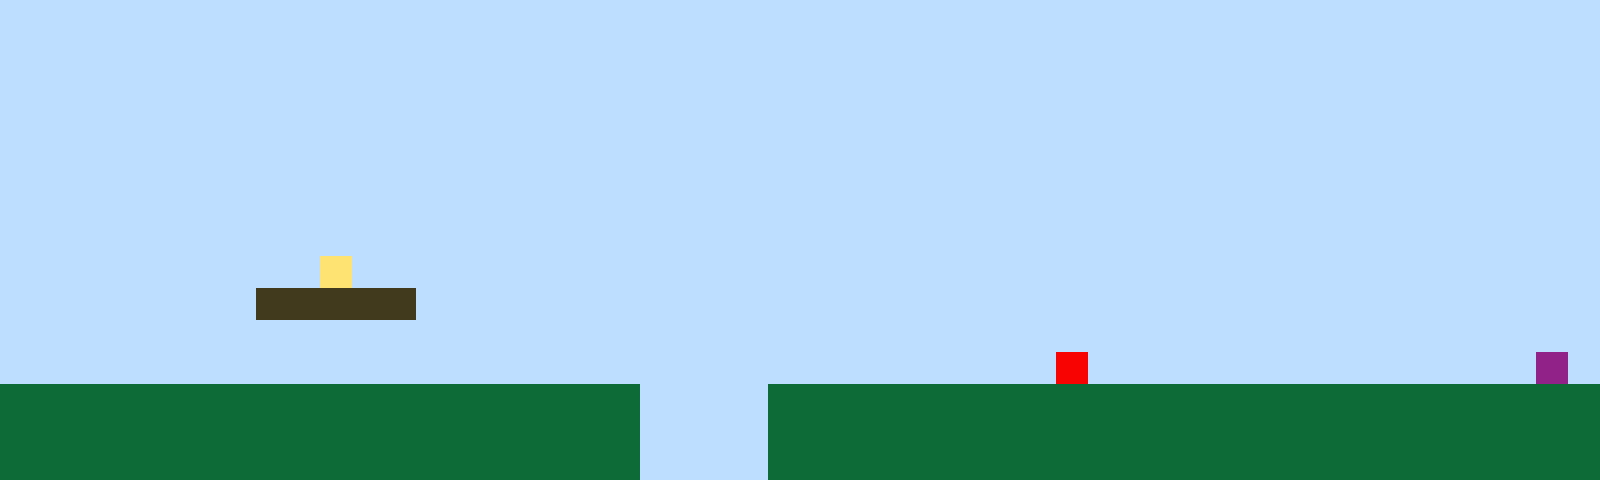

This is a level from a 2D game, rendered from its Tiled map with the project's own tilesets. A one-line summary and the complete map file follow:
An orthogonal 50x15 tile map with 32x32 px tiles, 1 tile layer (Tile Layer 1).

<map version="1.10" tiledversion="1.11.2" orientation="orthogonal" renderorder="right-up" width="50" height="15" tilewidth="32" tileheight="32" infinite="0" nextlayerid="2" nextobjectid="1"><editorsettings><export target="map1.csv" format="csv" /></editorsettings><tileset firstgid="1" name="sprites" tilewidth="32" tileheight="32" tilecount="6" columns="3"><image source="sprites.png" width="96" height="64" /></tileset><layer id="1" name="Tile Layer 1" width="50" height="15"><data encoding="csv">1,1,1,1,1,1,1,1,1,1,1,1,1,1,1,1,1,1,1,1,1,1,1,1,1,1,1,1,1,1,1,1,1,1,1,1,1,1,1,1,1,1,1,1,1,1,1,1,1,1,1,1,1,1,1,1,1,1,1,1,1,1,1,1,1,1,1,1,1,1,1,1,1,1,1,1,1,1,1,1,1,1,1,1,1,1,1,1,1,1,1,1,1,1,1,1,1,1,1,1,1,1,1,1,1,1,1,1,1,1,1,1,1,1,1,1,1,1,1,1,1,1,1,1,1,1,1,1,1,1,1,1,1,1,1,1,1,1,1,1,1,1,1,1,1,1,1,1,1,1,1,1,1,1,1,1,1,1,1,1,1,1,1,1,1,1,1,1,1,1,1,1,1,1,1,1,1,1,1,1,1,1,1,1,1,1,1,1,1,1,1,1,1,1,1,1,1,1,1,1,1,1,1,1,1,1,1,1,1,1,1,1,1,1,1,1,1,1,1,1,1,1,1,1,1,1,1,1,1,1,1,1,1,1,1,1,1,1,1,1,1,1,1,1,1,1,1,1,1,1,1,1,1,1,1,1,1,1,1,1,1,1,1,1,1,1,1,1,1,1,1,1,1,1,1,1,1,1,1,1,1,1,1,1,1,1,1,1,1,1,1,1,1,1,1,1,1,1,1,1,1,1,1,1,1,1,1,1,1,1,1,1,1,1,1,1,1,1,1,1,1,1,1,1,1,1,1,1,1,1,1,1,1,1,1,1,1,1,1,1,1,1,1,1,1,1,1,1,1,1,1,1,1,1,1,1,1,1,1,1,1,1,1,1,1,1,1,1,1,1,1,1,1,1,1,1,1,1,1,1,1,1,1,1,1,1,1,1,1,1,1,1,1,1,1,1,1,1,1,1,1,1,1,1,1,1,1,1,1,1,4,1,1,1,1,1,1,1,1,1,1,1,1,1,1,1,1,1,1,1,1,1,1,1,1,1,1,1,1,1,1,1,1,1,1,1,1,1,1,1,1,1,1,1,1,1,1,1,3,3,3,3,3,1,1,1,1,1,1,1,1,1,1,1,1,1,1,1,1,1,1,1,1,1,1,1,1,1,1,1,1,1,1,1,1,1,1,1,1,1,1,1,1,1,1,1,1,1,1,1,1,1,1,1,1,1,1,1,1,1,1,1,1,1,1,1,1,1,1,1,1,1,1,1,1,1,1,1,1,1,1,1,1,1,1,1,1,1,1,1,1,1,1,1,1,1,1,1,1,1,1,1,1,1,1,1,1,1,1,1,1,1,1,1,1,1,1,1,1,1,1,1,1,5,1,1,1,1,1,1,1,1,1,1,1,1,1,1,6,1,2,2,2,2,2,2,2,2,2,2,2,2,2,2,2,2,2,2,2,2,1,1,1,1,2,2,2,2,2,2,2,2,2,2,2,2,2,2,2,2,2,2,2,2,2,2,2,2,2,2,2,2,2,2,2,2,2,2,2,2,2,2,2,2,2,2,2,2,2,2,1,1,1,1,2,2,2,2,2,2,2,2,2,2,2,2,2,2,2,2,2,2,2,2,2,2,2,2,2,2,2,2,2,2,2,2,2,2,2,2,2,2,2,2,2,2,2,2,2,2,1,1,1,1,2,2,2,2,2,2,2,2,2,2,2,2,2,2,2,2,2,2,2,2,2,2,2,2,2,2</data></layer></map>
